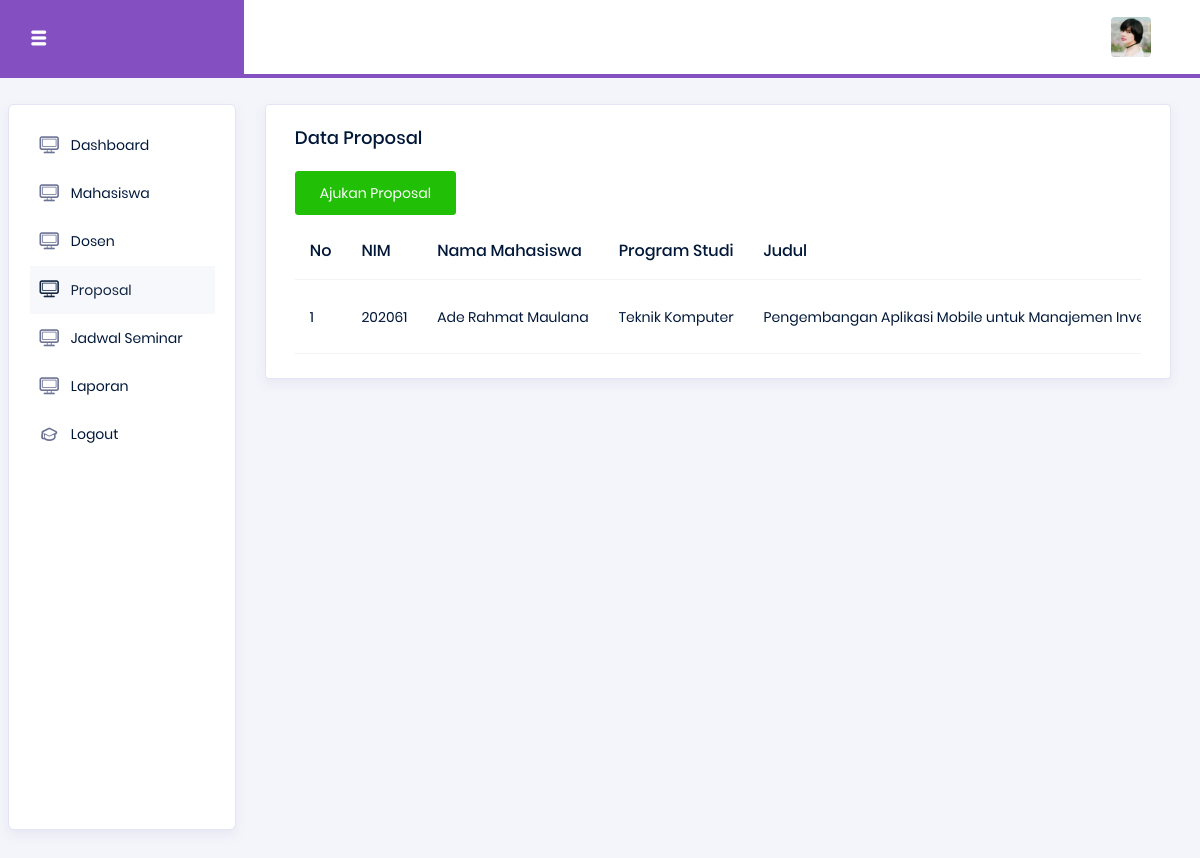
The app's page /admin/proposal.php (signed in), older data.
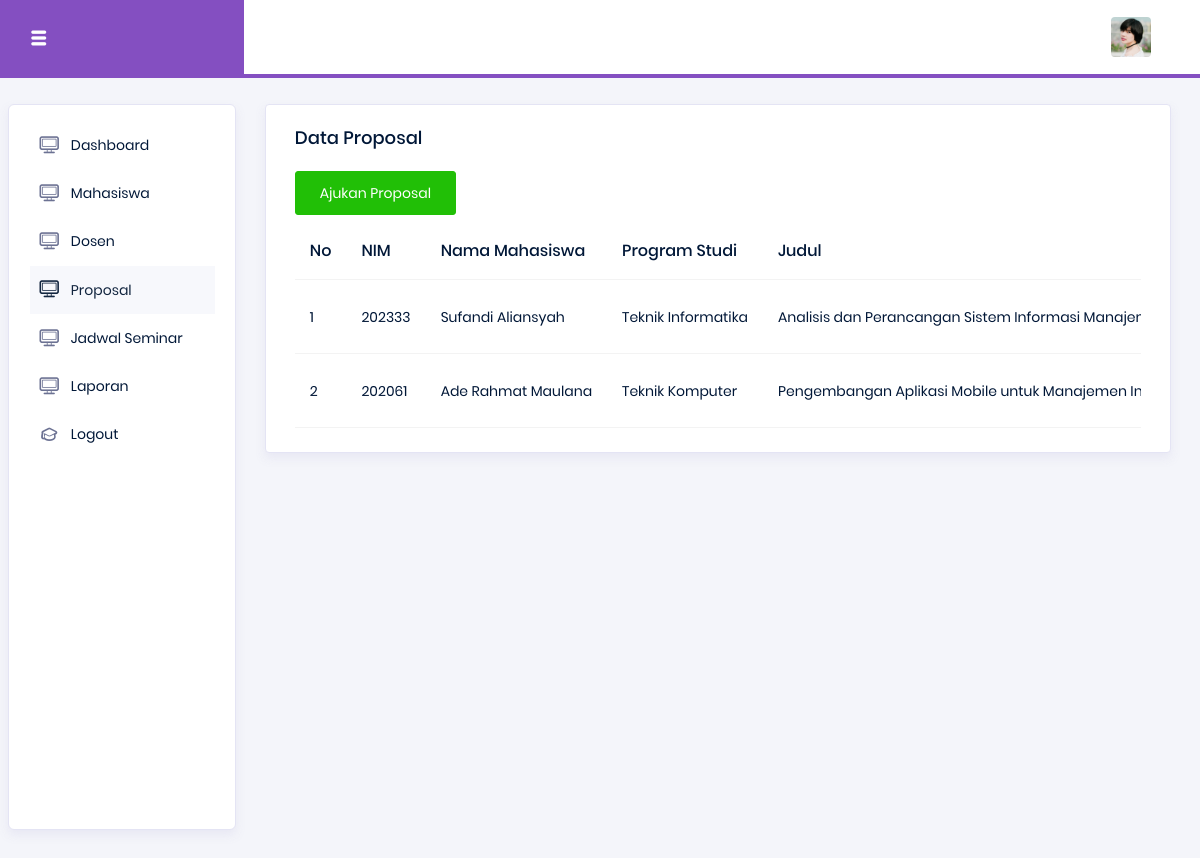
The same page, newer data.
### tables this page shows
CREATE TABLE `proposal` (
  `id` int(11) NOT NULL,
  `nim` varchar(15) DEFAULT NULL,
  `judul` text NOT NULL,
  `file_proposal` varchar(255) NOT NULL,
  `tanggal_pengajuan` timestamp NOT NULL DEFAULT current_timestamp(),
  `status` enum('Menunggu Persetujuan','Disetujui','Revisi','Ditolak') DEFAULT 'Menunggu Persetujuan'
);

CREATE TABLE `mahasiswa` (
  `nim` varchar(15) NOT NULL,
  `nama` varchar(100) NOT NULL,
  `email` varchar(100) NOT NULL,
  `jurusan` varchar(50) NOT NULL,
  `password` varchar(255) NOT NULL,
  `created_at` timestamp NOT NULL DEFAULT current_timestamp()
);

### admin/proposal.php (the view, shortened to what this page needs)
<?php
include '../koneksi.php';
?>
<!DOCTYPE html>
<html lang="en">
<head>
  <link rel="stylesheet" href="../assets/vendors/typicons/typicons.css">
  <link rel="stylesheet" href="../assets/vendors/css/vendor.bundle.base.css">
  <link rel="stylesheet" href="../assets/css/style.css">
</head>
<body>
  <div class="container-scroller">
    <nav class="navbar col-lg-12 col-12 p-0 fixed-top d-flex flex-row">
      <div class="navbar-brand-wrapper d-flex justify-content-center">
        <div class="navbar-brand-inner-wrapper d-flex justify-content-between align-items-center w-100">
          <button class="navbar-toggler navbar-toggler align-self-center" type="button" data-toggle="minimize">
            <span class="typcn typcn-th-menu"></span>
          </button>
        </div>
      </div>
      <div class="navbar-menu-wrapper d-flex align-items-center justify-content-end">
        <ul class="navbar-nav me-lg-2">
          <li class="nav-item nav-profile dropdown">
            <a class="nav-link" href="#" data-bs-toggle="dropdown" id="profileDropdown">
              <img src="../assets/images/faces/face5.jpg" alt="profile"/>
            </a>
          </li>
        </ul>
      </div>
    </nav>
    <div class="container-fluid page-body-wrapper">
      <nav class="sidebar sidebar-offcanvas" id="sidebar">
        <ul class="nav">
          <li class="nav-item">
            <a class="nav-link" href="index.php">
              <i class="typcn typcn-device-desktop menu-icon"></i>
              <span class="menu-title">Dashboard</span>
            </a>
          </li>
          <li class="nav-item">
            <a class="nav-link" href="mahasiswa.php">
              <i class="typcn typcn-device-desktop menu-icon"></i>
              <span class="menu-title">Mahasiswa</span>
            </a>
          </li>
          <li class="nav-item">
            <a class="nav-link" href="dosen.php">
              <i class="typcn typcn-device-desktop menu-icon"></i>
              <span class="menu-title">Dosen</span>
            </a>
          </li>
          <li class="nav-item">
            <a class="nav-link" href="proposal.php">
              <i class="typcn typcn-device-desktop menu-icon"></i>
              <span class="menu-title">Proposal</span>
            </a>
          </li>
          <li class="nav-item">
            <a class="nav-link" href="jadwal.php">
              <i class="typcn typcn-device-desktop menu-icon"></i>
              <span class="menu-title">Jadwal Seminar</span>
            </a>
          </li>
          <li class="nav-item">
            <a class="nav-link" href="laporan.php">
              <i class="typcn typcn-device-desktop menu-icon"></i>
              <span class="menu-title">Laporan</span>
            </a>
          </li>
          <li class="nav-item">
            <a class="nav-link" href="logout.php">
              <i class="typcn typcn-mortar-board menu-icon"></i>
              <span class="menu-title">Logout</span>
            </a>
          </li>
        </ul>
      </nav>
      <div class="main-panel">
        <div class="content-wrapper">
            <div class="row">
                <div class="col-lg-12 grid-margin stretch-card">
                    <div class="card">
                        <div class="card-body">
                            <h4 class="card-title">Data Proposal</h4>
                            <a class="btn btn-success mb-2" href="tambahproposal.php">Ajukan Proposal</a>
                            <div class="table-responsive">
                            <table class="table table-hover">
                                <thead>
                                    <tr>
                                        <th>No</th>
                                        <th>NIM</th>
                                        <th>Nama Mahasiswa</th>
                                        <th>Program Studi</th>
                                        <th>Judul</th>
                                    </tr>
                                </thead>
                                <tbody>
                                    <?php
                                    $no = 1;
                                    $tampil = mysqli_query($koneksi, "SELECT p.*, m.nama AS nama_mahasiswa, m.jurusan
                                                                    FROM proposal p
                                                                    JOIN mahasiswa m ON p.nim = m.nim
                                                                    ORDER BY p.tanggal_pengajuan DESC");
                                    while($data = mysqli_fetch_array($tampil)):
                                    ?>
                                    <tr>
                                        <td><?= $no++ ?></td>
                                        <td><?= $data['nim'] ?></td>
                                        <td><?= $data['nama_mahasiswa'] ?></td>
                                        <td><?= $data['jurusan'] ?></td>
                                        <td><?= $data['judul'] ?></td>
                                    </tr>
                                    <?php endwhile; ?>
                                </tbody>
                            </table>
                            </div>
                        </div>
                    </div>
                </div>
            </div>
        </div>
      </div>
    </div>
  </div>
</body>
</html>

Row changes from the older to the newer data that the page shows:
added proposal: nim "202333", nim.nama "Sufandi Aliansyah", nim.jurusan "Teknik Informatika", judul "Analisis dan Perancangan Sistem Informasi…"
